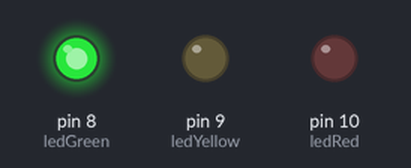
Bench run of a sketch on a simulated Arduino Uno, built with avr-gcc and run on an emulated ATmega328P. Parts: output pins drawn as LEDs (lit = HIGH).

Above: at 2.5 s.
At 6.0 s:
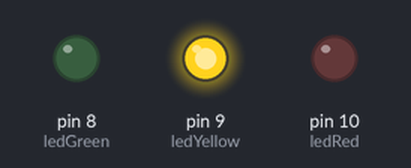
At 9.5 s:
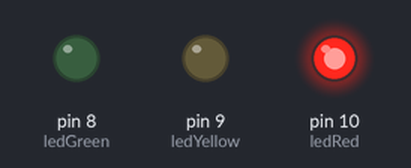
Timing chart, 0 to 15.6 s (numbered marks = the images above):
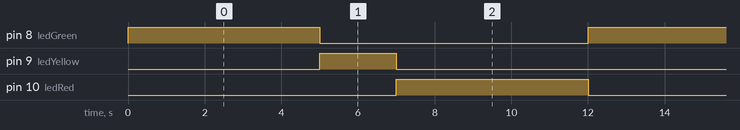

The sketch:

ingenious_tumelo1.ino
```cpp
int ledRed = 10;
int ledYellow = 9;
int ledGreen = 8;

void setup()
{
    pinMode(ledRed, OUTPUT);
    pinMode(ledYellow, OUTPUT);
    pinMode(ledGreen, OUTPUT);
}

void loop()
{
    printf("Pode seguir");
    digitalWrite(ledGreen, HIGH);
    delay(5000);
    digitalWrite(ledGreen, LOW);
    printf("Atencao");
    digitalWrite(ledYellow, HIGH);
    delay(2000);
    digitalWrite(ledYellow, LOW);
    printf("Pare");
    digitalWrite(ledRed, HIGH);
    delay(5000);
  	digitalWrite(ledRed, LOW);
}
```

Measured:
- by itself, pin 8 (ledGreen), pin 10 (ledRed): alternates HIGH for 5.0 s and LOW for 7.0 s
- by itself, pin 9 (ledYellow): alternates HIGH for 2.0 s and LOW for 10.0 s
- by itself, everything shown: repeats every 12.0 s, in 4 steps
